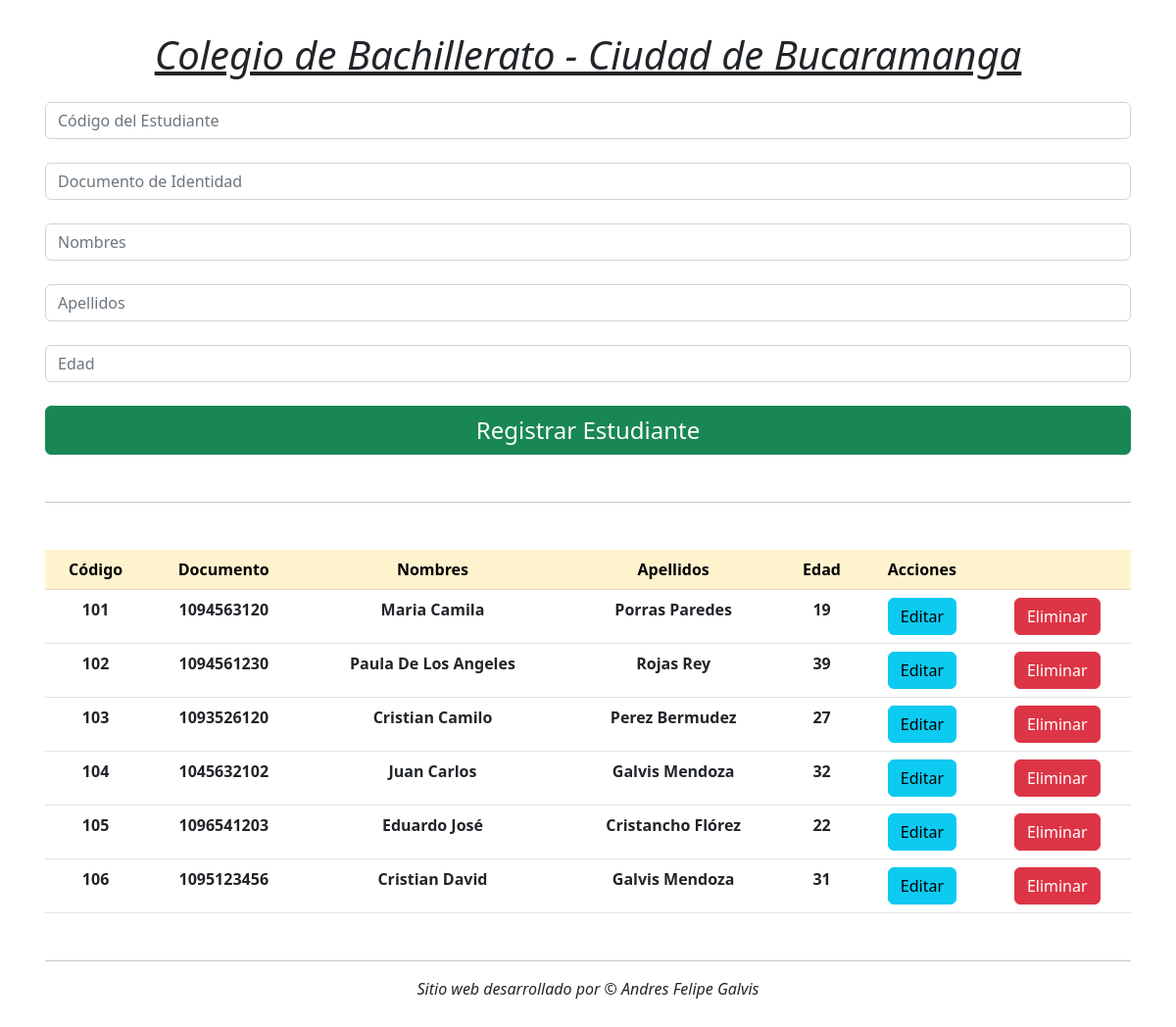
The page / on the database its author committed.
### tables this page shows
CREATE TABLE `alumno` (
  `cod_estudiante` int(11) NOT NULL,
  `documento` varchar(10) NOT NULL,
  `nombres` varchar(50) NOT NULL,
  `apellidos` varchar(50) NOT NULL,
  `edad` varchar(2) NOT NULL
);

### index.php (the view, shortened to what this page needs)
<?php
    $conexion = conectar();
    $sql = "SELECT * FROM `alumno`";
    $query = mysqli_query($conexion, $sql);
?>
<!DOCTYPE html>
<html lang="es">
<head>
    <link href="https://cdn.jsdelivr.net/npm/bootstrap@5.2.0/dist/css/bootstrap.min.css" rel="stylesheet">
</head>
<body>
    <div class="container mt-3 p-3 text-center">
                <div class="col-md-12 mb-5">
                    <h1 class="text-center mb-4 fst-italic text-decoration-underline"">Colegio de Bachillerato - Ciudad de Bucaramanga</h1>
                    <form action="insertar.php" method="POST">
                        <input type="text" name="cod_estudiante" placeholder="Código del Estudiante" class="form-control mb-4" autocomplete="off">
                        <input type="text" name="documento" placeholder="Documento de Identidad" class="form-control mb-4" autocomplete="off">
                        <input type="text" name="nombres" placeholder="Nombres" class="form-control mb-4" autocomplete="off">
                        <input type="text" name="apellidos" placeholder="Apellidos" class="form-control mb-4" autocomplete="off">
                        <input type="text" name="edad" placeholder="Edad" class="form-control mb-4" autocomplete="off">
                        <input type="submit" value="Registrar Estudiante" class="btn btn-success w-100 fs-4">
                    </form>
                </div>
                <hr>
                <div class="col-md-12 mt-5 mb-5">
                    <table class="table">
                        <thead class="table-warning table-striped">
                            <tr>
                                <th>Código</th>
                                <th>Documento</th>
                                <th>Nombres</th>
                                <th>Apellidos</th>
                                <th>Edad</th>
                                <th>Acciones</th>
                                <th></th>
                            </tr>
                        </thead>
                        <tbody>
                            <?php
                                while($row = mysqli_fetch_array($query)){
                            ?>
                                <tr>
                                    <th><?php echo $row['cod_estudiante']?></th>
                                    <th><?php echo $row['documento']?></th>
                                    <th><?php echo $row['nombres']?></th>
                                    <th><?php echo $row['apellidos']?></th>
                                    <th><?php echo $row['edad']?></th>
                                    <th><a href="./actualizar.php?id=<?php echo $row['cod_estudiante'] ?>" class="btn btn-info">Editar</a></th>
                                    <th><a href="./delete.php?id=<?php echo $row['cod_estudiante'] ?>" class="btn btn-danger">Eliminar</a></th>
                                </tr>
                            <?php
                                }
                            ?>
                        </tbody>
                    </table>
                </div>
                <hr>
                <footer class="footer_copyright mt-2">
                    <p class="fw-light fst-italic ">Sitio web desarrollado por &copy; Andres Felipe Galvis</p>
                </footer>
    </div>
</body>
</html>

### rows shown on the page
alumno: cod_estudiante "101", documento "1094563120", nombres "Maria Camila", apellidos "Porras Paredes", edad "19"
alumno: cod_estudiante "102", documento "1094561230", nombres "Paula De Los Angeles", apellidos "Rojas Rey", edad "39"
alumno: cod_estudiante "103", documento "1093526120", nombres "Cristian Camilo", apellidos "Perez Bermudez", edad "27"
alumno: cod_estudiante "104", documento "1045632102", nombres "Juan Carlos", apellidos "Galvis Mendoza", edad "32"
alumno: cod_estudiante "105", documento "1096541203", nombres "Eduardo José", apellidos "Cristancho Flórez", edad "22"
alumno: cod_estudiante "106", documento "1095123456", nombres "Cristian David", apellidos "Galvis Mendoza", edad "31"
